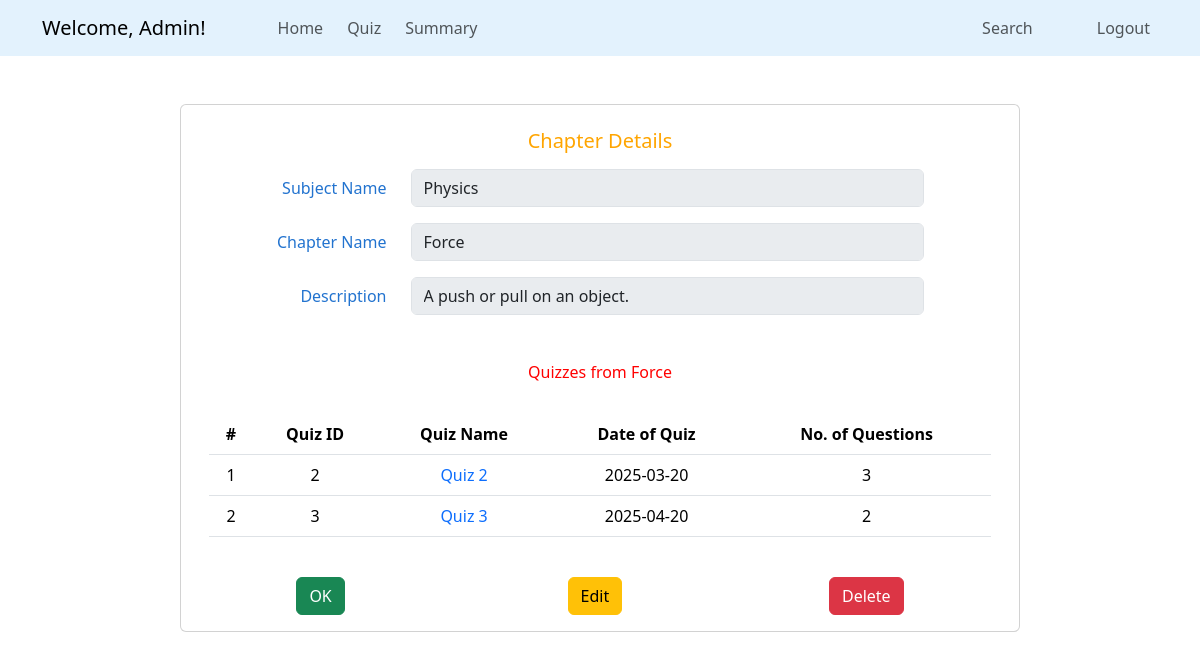
The page /admin/view_chapter/2 (signed in) on the database its author committed.
### quizapp/models.py (models this page shows, shortened)
class Subject(db.Model):
    sid = db.Column(db.Integer, primary_key = True)
    description = db.Column(db.Text, nullable = False)
    sname = db.Column(db.String(60), nullable = False, unique = True)
    chapters = db.relationship('Chapter', backref = 'subject', lazy = True, cascade = 'all, delete')

class Chapter(db.Model):
    cid = db.Column(db.Integer, primary_key = True)
    cname = db.Column(db.String(60), nullable = False)
    description = db.Column(db.Text, nullable = False)
    subjectid = db.Column(db.Integer, db.ForeignKey('subject.sid'), nullable = False)
    quizzes = db.relationship('Quiz', backref = 'chapter', lazy = True, cascade = 'all, delete')

class Quiz(db.Model):
    quizid = db.Column(db.Integer, primary_key = True)
    qname = db.Column(db.String(60), nullable = False)
    dateofquiz = db.Column(db.DateTime, nullable = False)
    timeduration = db.Column(db.Integer, nullable = False)
    remarks = db.Column(db.String(30), nullable = True)
    chapterid = db.Column(db.Integer, db.ForeignKey('chapter.cid'), nullable = False) # (foreign key-chapter)
    question = db.relationship('Questions', backref = 'quiz', lazy = True, cascade = 'all, delete')
    scores = db.relationship('Scores', backref = 'quiz', lazy = True, cascade = 'all, delete')

### quizapp/routes.py (the view)
@app.route('/admin/view_chapter/<int:cid>', methods = ['GET', 'POST'])
def view_chapter(cid):
    if 'admin_id' in session:
        chapter = Chapter.query.get_or_404(cid)
        return render_template('admin/view_chapter.html', chapter = chapter)
    flash('Login to access the page', 'danger')
    return redirect(url_for('admin_login'))

### quizapp/templates/admin/view_chapter.html
{% extends "admin/base_dashboard.html" %}
{% block section %}
<div class="container card mt-5" style="max-width: 70%;">
    <form id="add-new" method="POST">
        <div class="card-body mt-2" style="color: #2273cf;">
            <div class="card-title text-center mb-3">
                <h5 style="color: orange;">Chapter Details</h5>
            </div>
            <div class="row mb-3">
                <label for="sname" class="col-sm-3 col-form-label text-end">Subject Name</label>
                <div class="col-sm-8">
                    <input class="form-control" id="sname" name="sname" value="{{ chapter.subject.sname }}" disabled>
                </div>
            </div>
            <div class="row mb-3">
                <label for="cname" class="col-sm-3 col-form-label text-end">Chapter Name</label>
                <div class="col-sm-8">
                    <input class="form-control" id="cname" name="cname" value="{{ chapter.cname }}" disabled>
                </div>
            </div>
            <div class="row mb-3">
                <label for="description" class="col-sm-3 col-form-label text-end">Description</label>
                <div class="col-sm-8">
                    <input class="form-control" id="description" name="description" value="{{ chapter.description }}"
                        disabled>
                </div>
            </div>
            <div class="row text-center mt-5" style="color: red;">
                <h6>Quizzes from {{ chapter.cname }}</h6>
            </div>
            <table class="table text-center mt-4">
                <thead>
                    <tr>
                        <th>#</th>
                        <th>Quiz ID</th>
                        <th>Quiz Name</th>
                        <th>Date of Quiz</th>
                        <th>No. of Questions</th>
                    </tr>
                </thead>
                <tbody>
                    {% for quiz in chapter.quizzes%}
                    <tr>
                        <td>{{ loop.index }}</td>
                        <td>{{ quiz.quizid }}</td>
                        <td><a href="{{ url_for('view_quiz', qid = quiz.quizid) }}" class="text-decoration-none">
                                {{ quiz.qname }}
                            </a>
                        </td>
                        <td>{{ quiz.dateofquiz.strftime('%Y-%m-%d') }}</td>
                        <td>{{ quiz.question | length }}</td>
                    </tr>
                    {% endfor %}
                </tbody>
            </table>
        </div>
    </form>
    <div class="d-flex justify-content-around mt-2 mb-3">
        <a href="{{ url_for('admin_dashboard') }}" class="btn btn-success me-3">OK</a>
        <a href="{{ url_for('edit_chapter', cid = chapter.cid) }}" class="btn btn-warning">Edit</a>
        <form action="{{ url_for('delete_chapter', cid = chapter.cid)}}" class="d-inline" method="POST">
            <button type="submit" class="btn btn-danger"
                onclick="return confirm('Are you sure, to delete this Chapter?')">Delete</button>
        </form>
    </div>
</div>
{% endblock %}

### rows shown on the page
Subject: sname "Physics"
Chapter: cname "Force", description "A push or pull on an object."
Quiz: quizid "2", qname "Quiz 2", dateofquiz "2025-03-20", question|length "3"
Quiz: quizid "3", qname "Quiz 3", dateofquiz "2025-04-20", question|length "2"

### other values the page prints
{{ session.get('admin_name') }} "Admin"
